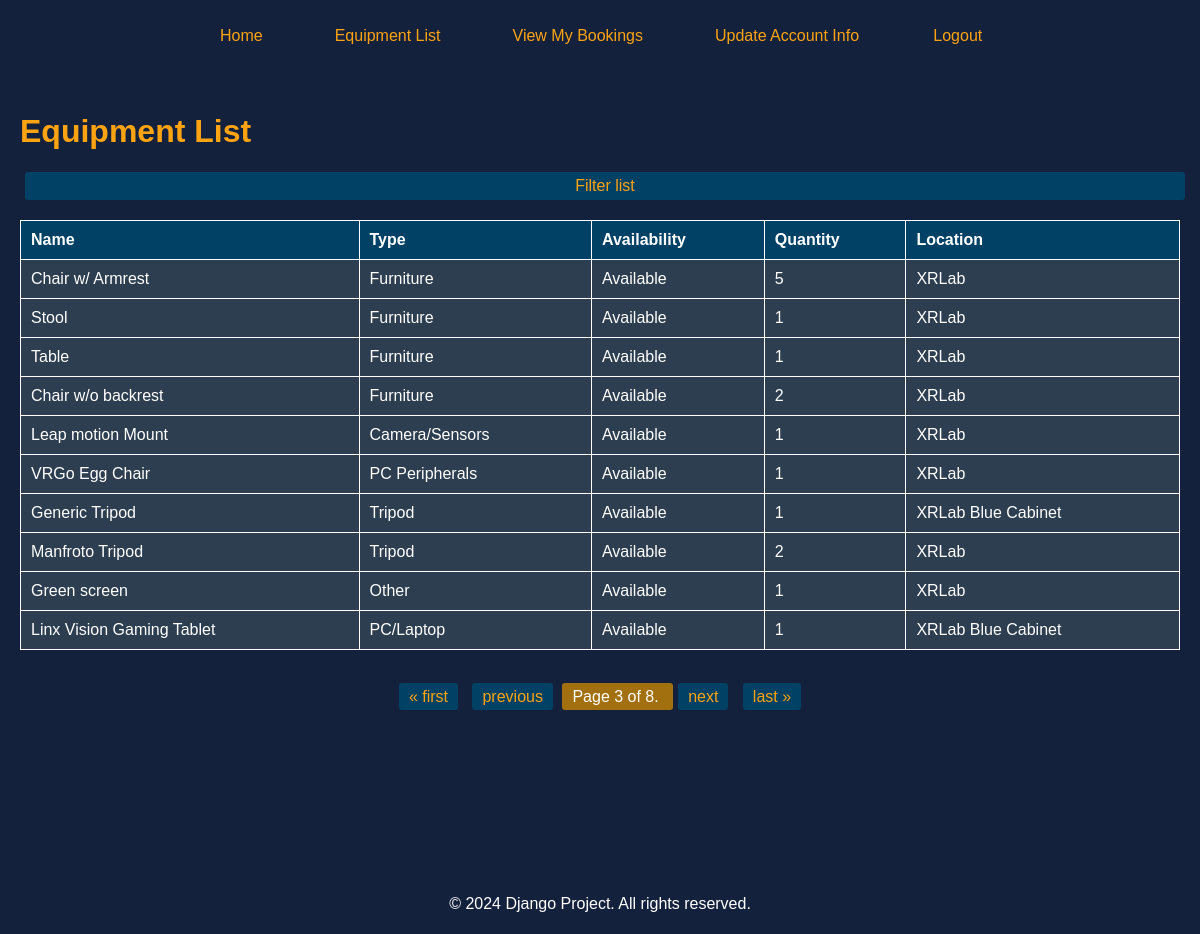
The app's page /inventory/equipment/?page=3 (signed in) with its own data.
### inventory/models.py (models this page shows, shortened)
class Equipment(models.Model):
    name = models.CharField(max_length=255, null=True, blank=True)
    type = models.CharField(max_length=100, null=True, blank=True)
    quantity = models.IntegerField(default=0, null=True)
    last_audit = models.DateField(null=True)
    location = models.ForeignKey('Location', on_delete=models.SET_NULL, null=True)
    status = models.CharField(max_length=100, null=True, blank=True)
    comments = models.TextField(null=True, blank=True)
    availability = models.BooleanField(default=True)
    onsite_only = models.BooleanField(default=False)

class Location(models.Model):
    class LocationList(models.TextChoices):
        OTHER = 'Other', _('Other')
        XRLab_Blue_Cabinet = 'XRLab Blue Cabinet', _('XRLab Blue')
        XRLab_Blue_Cabinet_Large = 'XRLab Blue Cabinet Large', _('XRLab Blue Cabinet Large')
        XRLab_Medium_Wooden_Cabinet = 'XRLab Medium Wooden Cabinet', _('XRLab Medium Wooden Cabinet')
    location_name = models.CharField(max_length=255, null=True, blank=True, default="Default Location")
    location_type = models.CharField(max_length=50, choices=LocationList.choices, default="")

### inventory/views.py (the view)
# urls.py: path('equipment/', views.EquipmentListView.as_view(), name='equipment_list'),
class EquipmentListView(LoginRequiredMixin, ListView):
    model = Equipment
    context_object_name = 'equipment_list'
    template_name = 'inventory/equipment_list.html'
    paginate_by = 10
    def get_context_data(self, **kwargs):
        context = super().get_context_data(**kwargs)
        equipment_types = Equipment.objects.values_list('type', flat=True).distinct()
        equipment_locations = Location.objects.values_list('location_name', flat=True).distinct()
        context['equipment_types'] = equipment_types
        context['equipment_locations'] = equipment_locations
        return context

### templates/inventory/equipment_list.html (shortened to what this page needs)
{% extends 'inventory/base.html' %}
{% load static %}
{% block extra_head %}
<link rel="stylesheet" href="{% static 'equipmentList.css' %}">
{% endblock %}
{% block content %}
<div class="content">
    <h1>Equipment List</h1>
    <button class="filter-button">Filter list</button>
    <table class="equipment-table">
        <thead>
            <tr>
                <th>Name</th>
                <th>Type</th>
                <th>Availability</th>
                <th>Quantity</th>
                <th>Location</th>
            </tr>
        </thead>
        <tbody>
            {% for equipment in equipment_list %}
            <tr onclick="showDetailsModal(this)" data-equipment-id="{{ equipment.id }}" data-equipment-name="{{ equipment.name }}" data-equipment-type="{{ equipment.type }}" data-equipment-availability="{{ equipment.availability|yesno:'Available,Not Available' }}" data-equipment-location="{{ equipment.location.location_name }}" data-equipment-quantity="{{ equipment.quantity }}">
                <td>{{ equipment.name }}</td>
                <td>{{ equipment.type }}</td>
                <td>{{ equipment.availability|yesno:"Available, Not Available" }}</td>
                <td>{{ equipment.quantity }}</td>
                <td>{{ equipment.location.location_name }}</td>
            </tr>
            {% empty %}
            <tr>
                <td colspan="5">No equipment found.</td>
            </tr>
            {% endfor %}
        </tbody>
    </table>
</div>
<div class="pagination">
    <span class="step-links">
        {% if page_obj.has_previous %}
            <a href="?page=1">&laquo; first</a>
            <a href="?page={{ page_obj.previous_page_number }}">previous</a>
        {% endif %}
        <span class="current">
            Page {{ page_obj.number }} of {{ page_obj.paginator.num_pages }}.
        </span>
        {% if page_obj.has_next %}
            <a href="?page={{ page_obj.next_page_number }}">next</a>
            <a href="?page={{ page_obj.paginator.num_pages }}">last &raquo;</a>
        {% endif %}
    </span>
</div>
{% endblock %}

### inventory/static/style.css (style rules this page uses)
body { background-color: RGB(20, 33, 61); font-family: Arial, Helvetica, sans-serif; }
button { width: 105.5%; flex: none; padding: 10px; border: none; border-radius: 5px; background-color: rgb(20, 33, 61); color: white; cursor: pointer; margin-top: 10px; }

### inventory/static/equipmentList.css (style rules this page uses)
body { background-color: RGB(20, 33, 61); font-family: Arial, sans-serif; color: white; margin: 0; }
.content { padding: 20px; }
h1 { color: rgb(252, 163, 17); display: inline-block; margin-right: 20px; }
.filter-button { background-color: rgb(252, 163, 17); color: RGB(20, 33, 61); border: none; border-radius: 5px; cursor: pointer; font-size: 1em; width: 100%; }
.filter-button { text-decoration: none; color: rgb(252, 163, 17); background-color: #004165; padding: 5px 10px; margin: 0 5px; border-radius: 3px; transition: background-color 0.3s, color 0.3s; }
.equipment-table { width: 100%; border-collapse: collapse; margin-top: 20px; }
.equipment-table th, .equipment-table td { border: 1px solid #FFF; padding: 10px; text-align: left; }
.equipment-table th { background-color: #004165; }
.equipment-table td { background-color: #2C3E50; }
.pagination { text-align: center; padding: 10px 0; }
.step-links { display: inline-block; padding: 8px 15px; border-radius: 5px; }
.step-links a { text-decoration: none; color: rgb(252, 163, 17); background-color: #004165; padding: 5px 10px; margin: 0 5px; border-radius: 3px; transition: background-color 0.3s, color 0.3s; }
.current { padding: 5px 10px; border-radius: 3px; background-color: #a2700f; / color: white; }

### templates/inventory/base.html (style rules this page uses)
html { height: 100%; box-sizing: border-box; }
*, *:before, *:after { box-sizing: inherit; }
body { display: flex; flex-direction: column; min-height: 100%; margin: 0; }

### records on screen
Equipment: name "Chair w/ Armrest", type "Furniture", availability "Available", quantity "5", location.location_name "XRLab"
Equipment: name "Stool", type "Furniture", availability "Available", quantity "1", location.location_name "XRLab"
Equipment: name "Table", type "Furniture", availability "Available", quantity "1", location.location_name "XRLab"
Equipment: name "Chair w/o backrest", type "Furniture", availability "Available", quantity "2", location.location_name "XRLab"
Equipment: name "Leap motion Mount", type "Camera/Sensors", availability "Available", quantity "1", location.location_name "XRLab"
Equipment: name "VRGo Egg Chair", type "PC Peripherals", availability "Available", quantity "1", location.location_name "XRLab"
Equipment: name "Generic Tripod", type "Tripod", availability "Available", quantity "1", location.location_name "XRLab Blue Cabinet"
Equipment: name "Manfroto Tripod", type "Tripod", availability "Available", quantity "2", location.location_name "XRLab"
Equipment: name "Green screen", type "Other", availability "Available", quantity "1", location.location_name "XRLab"
Equipment: name "Linx Vision Gaming Tablet", type "PC/Laptop", availability "Available", quantity "1", location.location_name "XRLab Blue Cabinet"

### other values on screen
{{ page_obj.number }} "3"
{{ page_obj.paginator.num_pages }} "8"
